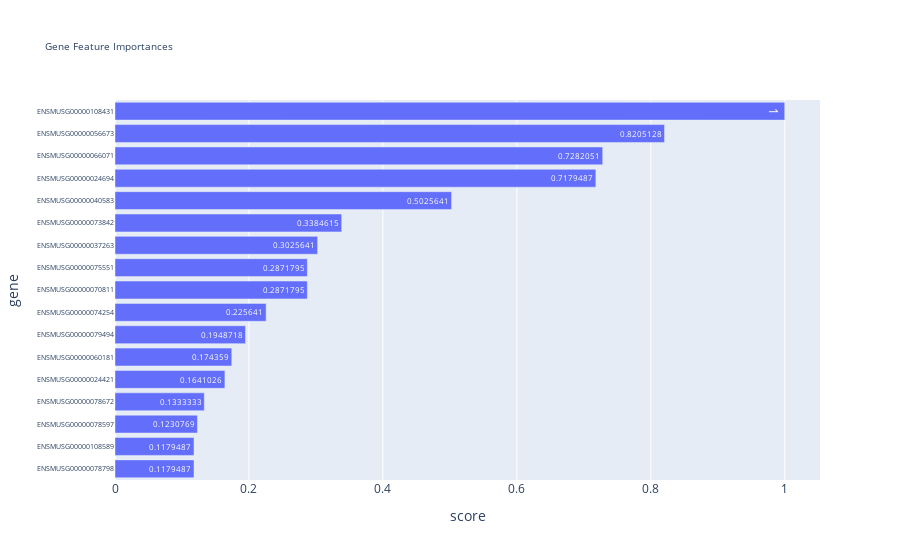

The code cell stored with this chart in its notebook:
### Code cell
_ = plot_feature_scores(features_mrr)

### Figure 1 — Plotly figure (JSON) as saved in the notebook; plotly's stock layout.template omitted (floating-point values rounded to 4 significant figures)
{"data": [{"alignmentgroup": "True", "hovertemplate": "score=%{x}<br>gene=%{y}<extra></extra>", "legendgroup": "", "marker": {"color": "#636efa", "pattern": {"shape": ""}}, "name": "", "offsetgroup": "", "orientation": "h", "showlegend": false, "textposition": "auto", "texttemplate": "%{x}", "type": "bar", "x": [0.1179, 0.1179, 0.1231, 0.1333, 0.1641, 0.1744, 0.1949, 0.2256, 0.2872, 0.2872, 0.3026, 0.3385, 0.5026, 0.7179, 0.7282, 0.8205, 1], "xaxis": "x", "y": ["ENSMUSG00000078798", "ENSMUSG00000108589", "ENSMUSG00000078597", "ENSMUSG00000078672", "ENSMUSG00000024421", "ENSMUSG00000060181", "ENSMUSG00000079494", "ENSMUSG00000074254", "ENSMUSG00000070811", "ENSMUSG00000075551", "ENSMUSG00000037263", "ENSMUSG00000073842", "ENSMUSG00000040583", "ENSMUSG00000024694", "ENSMUSG00000066071", "ENSMUSG00000056673", "ENSMUSG00000108431"], "yaxis": "y"}], "layout": {"barmode": "relative", "legend": {"tracegroupgap": 0}, "title": {"font": {"size": 10}, "text": "Gene Feature Importances"}, "xaxis": {"anchor": "y", "domain": [0, 1], "title": {"text": "score"}}, "yaxis": {"anchor": "x", "domain": [0, 1], "tickfont": {"size": 7}, "title": {"text": "gene"}}}}
